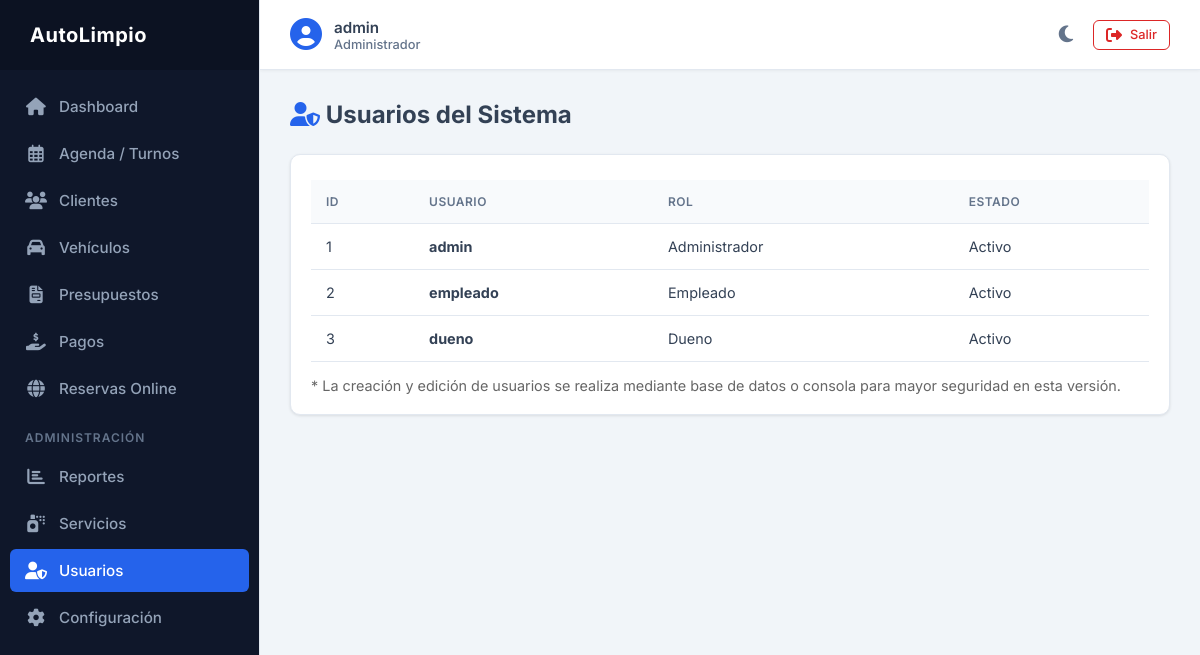
/usuarios (signed in), run on the app's committed database.
### tables this page shows
CREATE TABLE usuarios (
        id INTEGER PRIMARY KEY AUTOINCREMENT,
        username TEXT UNIQUE NOT NULL,
        password TEXT NOT NULL,
        rol TEXT NOT NULL,
        activo INTEGER DEFAULT 1
    );

### app.py (the view)
@app.route('/usuarios')
@admin_required
def usuarios():
    conn = get_db()
    usuarios = conn.execute('SELECT id, username, rol, activo FROM usuarios').fetchall()
    conn.close()
    return render_template('usuarios.html', usuarios=usuarios)

### app.py (called while the page is built)
def get_db():
    conn = sqlite3.connect(DB_PATH)
    conn.row_factory = sqlite3.Row
    return conn

def admin_required(f):
    @wraps(f)
    def decorated_function(*args, **kwargs):
        if 'user_id' not in session or session.get('rol') not in ['administrador', 'dueno']:
            flash('Acceso denegado. Permisos insuficientes.', 'danger')
            return redirect(url_for('dashboard'))
        return f(*args, **kwargs)
    return decorated_function

### templates/usuarios.html
{% extends 'base.html' %}
{% block content %}
<div class="page-header">
    <h2><i class="fas fa-user-shield" style="color: var(--primary-color);"></i> Usuarios del Sistema</h2>
</div>
<div class="table-container" style="margin-top: 20px;">
    <table>
        <thead>
            <tr>
                <th>ID</th>
                <th>Usuario</th>
                <th>Rol</th>
                <th>Estado</th>
            </tr>
        </thead>
        <tbody>
            {% for u in usuarios %}
            <tr>
                <td>{{ u.id }}</td>
                <td><strong>{{ u.username }}</strong></td>
                <td><span style="text-transform: capitalize;">{{ u.rol }}</span></td>
                <td>{{ 'Activo' if u.activo == 1 else 'Inactivo' }}</td>
            </tr>
            {% endfor %}
        </tbody>
    </table>
    <p style="margin-top: 15px; color: #666; font-size: 0.9rem;">* La creación y edición de usuarios se realiza mediante base de datos o consola para mayor seguridad en esta versión.</p>
</div>
{% endblock %}

### templates/base.html (shortened to what this page needs)
<!DOCTYPE html>
<html lang="es">
<head>
    <link rel="stylesheet" href="https://cdnjs.cloudflare.com/ajax/libs/font-awesome/6.4.0/css/all.min.css">
    <link rel="stylesheet" href="{{ url_for('static', filename='css/style.css') }}">
</head>
<body>
    <div class="sidebar" id="sidebar">
        <div class="sidebar-header">
            <h2>AutoLimpio</h2>
        </div>
        <div class="sidebar-menu">
            <a href="{{ url_for('dashboard') }}" class="{% if request.endpoint == 'dashboard' %}active{% endif %}">
                <i class="fas fa-home fa-fw"></i> Dashboard
            </a>
            <a href="{{ url_for('turnos') }}" class="{% if request.endpoint == 'turnos' or request.endpoint == 'turno_nuevo' %}active{% endif %}">
                <i class="far fa-calendar-alt fa-fw"></i> Agenda / Turnos
            </a>
            <a href="{{ url_for('clientes') }}" class="{% if request.endpoint == 'clientes' or request.endpoint == 'cliente_nuevo' or request.endpoint == 'cliente_editar' or request.endpoint == 'cliente_detalle' %}active{% endif %}">
                <i class="fas fa-users fa-fw"></i> Clientes
            </a>
            <a href="{{ url_for('vehiculos') }}" class="{% if request.endpoint == 'vehiculos' or request.endpoint == 'vehiculo_nuevo' %}active{% endif %}">
                <i class="fas fa-car fa-fw"></i> Vehículos
            </a>
            <a href="{{ url_for('presupuestos') }}" class="{% if request.endpoint == 'presupuestos' or request.endpoint == 'presupuesto_nuevo' or request.endpoint == 'presupuesto_ver' %}active{% endif %}">
                <i class="fas fa-file-invoice fa-fw"></i> Presupuestos
            </a>
            <a href="{{ url_for('pagos') }}" class="{% if request.endpoint == 'pagos' or request.endpoint == 'pago_nuevo' %}active{% endif %}">
                <i class="fas fa-hand-holding-usd fa-fw"></i> Pagos
            </a>
            <a href="{{ url_for('reservas_list') }}" class="{% if request.endpoint == 'reservas_list' %}active{% endif %}">
                <i class="fas fa-globe fa-fw"></i> Reservas Online
            </a>
            {% if session.get('rol') in ['administrador', 'dueno'] %}
            <div class="sidebar-divider">Administración</div>
            <a href="{{ url_for('reportes') }}" class="{% if request.endpoint == 'reportes' %}active{% endif %}">
                <i class="fas fa-chart-bar fa-fw"></i> Reportes
            </a>
            <a href="{{ url_for('servicios') }}" class="{% if request.endpoint == 'servicios' or request.endpoint == 'servicio_nuevo' %}active{% endif %}">
                <i class="fas fa-spray-can fa-fw"></i> Servicios
            </a>
            <a href="{{ url_for('usuarios') }}" class="{% if request.endpoint == 'usuarios' %}active{% endif %}">
                <i class="fas fa-user-shield fa-fw"></i> Usuarios
            </a>
            <a href="{{ url_for('configuracion') }}" class="{% if request.endpoint == 'configuracion' %}active{% endif %}">
                <i class="fas fa-cog fa-fw"></i> Configuración
            </a>
            {% endif %}
        </div>
    </div>
    <div class="main-content" id="main-content">
        <div class="header">
            <div class="user-info">
                <div class="user-avatar">
                    <i class="fas fa-user-circle"></i>
                </div>
                <div class="user-details">
                    <span class="user-name">{{ session.get('username') }}</span>
                    <span class="user-role">{{ session.get('rol') | capitalize }}</span>
                </div>
            </div>
            <div class="header-actions">
                <button id="theme-toggle" class="theme-toggle" title="Alternar Modo Oscuro/Claro">
                    <i id="theme-icon" class="fas fa-moon"></i>
                </button>
                <a href="{{ url_for('logout') }}" class="btn btn-outline-danger btn-sm">
                    <i class="fas fa-sign-out-alt"></i> Salir
                </a>
            </div>
        </div>
        <div class="content-wrapper">
            {% block content %}{% endblock %}
        </div>
    </div>
</body>
</html>

### data on the page
usuarios: get "admin", get "Administrador", id "1", username "admin", rol "Administrador", activo "Activo"
usuarios: id "2", username "empleado", rol "Empleado", activo "Activo"
usuarios: id "3", username "dueno", rol "Dueno", activo "Activo"
